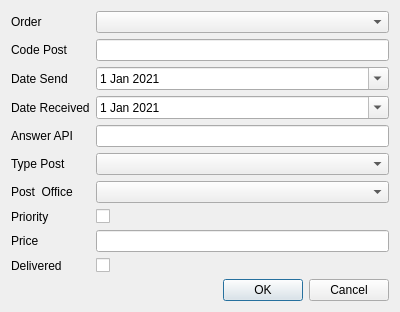
<?xml version="1.0" encoding="UTF-8"?>
<ui version="4.0">
 <class>ThePostForm</class>
 <widget class="QWidget" name="ThePostForm">
  <property name="geometry">
   <rect>
    <x>0</x>
    <y>0</y>
    <width>400</width>
    <height>300</height>
   </rect>
  </property>
  <property name="minimumSize">
   <size>
    <width>400</width>
    <height>0</height>
   </size>
  </property>
  <property name="windowTitle">
   <string>Post</string>
  </property>
  <layout class="QGridLayout" name="gridLayout_2">
   <item row="0" column="0">
    <layout class="QGridLayout" name="gridLayout">
     <item row="2" column="1">
      <widget class="QDateEdit" name="dateEdit">
       <property name="calendarPopup">
        <bool>true</bool>
       </property>
       <property name="date">
        <date>
         <year>2021</year>
         <month>1</month>
         <day>1</day>
        </date>
       </property>
      </widget>
     </item>
     <item row="5" column="0">
      <widget class="QLabel" name="label_6">
       <property name="text">
        <string>Type Post</string>
       </property>
      </widget>
     </item>
     <item row="7" column="0">
      <widget class="QLabel" name="label_8">
       <property name="text">
        <string>Priority</string>
       </property>
      </widget>
     </item>
     <item row="7" column="1">
      <widget class="QCheckBox" name="checkBox">
       <property name="text">
        <string/>
       </property>
      </widget>
     </item>
     <item row="4" column="0">
      <widget class="QLabel" name="label_5">
       <property name="text">
        <string>Answer API</string>
       </property>
      </widget>
     </item>
     <item row="0" column="1">
      <widget class="QComboBox" name="comboBox"/>
     </item>
     <item row="2" column="0">
      <widget class="QLabel" name="label_3">
       <property name="text">
        <string>Date Send</string>
       </property>
      </widget>
     </item>
     <item row="0" column="0">
      <widget class="QLabel" name="label">
       <property name="text">
        <string>Order</string>
       </property>
      </widget>
     </item>
     <item row="1" column="0">
      <widget class="QLabel" name="label_2">
       <property name="text">
        <string>Code Post</string>
       </property>
      </widget>
     </item>
     <item row="6" column="0">
      <widget class="QLabel" name="label_7">
       <property name="text">
        <string>Post  Office</string>
       </property>
      </widget>
     </item>
     <item row="8" column="1">
      <widget class="QLineEdit" name="lineEdit_3"/>
     </item>
     <item row="1" column="1">
      <widget class="QLineEdit" name="lineEdit"/>
     </item>
     <item row="5" column="1">
      <widget class="QComboBox" name="comboBox_2"/>
     </item>
     <item row="8" column="0">
      <widget class="QLabel" name="label_9">
       <property name="text">
        <string>Price</string>
       </property>
      </widget>
     </item>
     <item row="6" column="1">
      <widget class="QComboBox" name="comboBox_3"/>
     </item>
     <item row="4" column="1">
      <widget class="QLineEdit" name="lineEdit_2"/>
     </item>
     <item row="3" column="0">
      <widget class="QLabel" name="label_4">
       <property name="text">
        <string>Date Received</string>
       </property>
      </widget>
     </item>
     <item row="3" column="1">
      <widget class="QDateEdit" name="dateEdit_2">
       <property name="calendarPopup">
        <bool>true</bool>
       </property>
       <property name="date">
        <date>
         <year>2021</year>
         <month>1</month>
         <day>1</day>
        </date>
       </property>
      </widget>
     </item>
     <item row="9" column="0">
      <widget class="QLabel" name="label_10">
       <property name="text">
        <string>Delivered</string>
       </property>
      </widget>
     </item>
     <item row="9" column="1">
      <widget class="QCheckBox" name="checkBox_2">
       <property name="text">
        <string/>
       </property>
      </widget>
     </item>
    </layout>
   </item>
   <item row="1" column="0">
    <widget class="QDialogButtonBox" name="buttonBox">
     <property name="standardButtons">
      <set>QDialogButtonBox::Cancel|QDialogButtonBox::Ok</set>
     </property>
    </widget>
   </item>
  </layout>
 </widget>
 <resources/>
 <connections/>
</ui>
